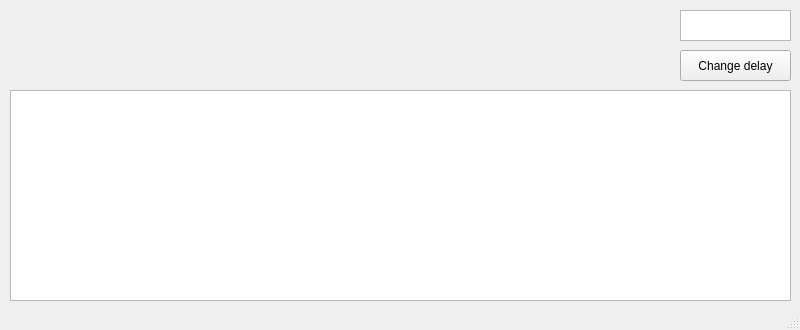
<?xml version="1.0" encoding="UTF-8"?>
<ui version="4.0">
 <class>MainWindow</class>
 <widget class="QMainWindow" name="MainWindow">
  <property name="geometry">
   <rect>
    <x>0</x>
    <y>0</y>
    <width>800</width>
    <height>330</height>
   </rect>
  </property>
  <property name="windowTitle">
   <string>MainWindow</string>
  </property>
  <widget class="QWidget" name="centralwidget">
   <widget class="QPushButton" name="Change_Delay">
    <property name="geometry">
     <rect>
      <x>680</x>
      <y>50</y>
      <width>111</width>
      <height>31</height>
     </rect>
    </property>
    <property name="text">
     <string>Change delay</string>
    </property>
   </widget>
   <widget class="QTextEdit" name="Text_Area">
    <property name="geometry">
     <rect>
      <x>10</x>
      <y>90</y>
      <width>781</width>
      <height>211</height>
     </rect>
    </property>
    <property name="html">
     <string>&lt;!DOCTYPE HTML PUBLIC &quot;-//W3C//DTD HTML 4.0//EN&quot; &quot;http://www.w3.org/TR/REC-html40/strict.dtd&quot;&gt;
&lt;html&gt;&lt;head&gt;&lt;meta name=&quot;qrichtext&quot; content=&quot;1&quot; /&gt;&lt;style type=&quot;text/css&quot;&gt;
p, li { white-space: pre-wrap; }
&lt;/style&gt;&lt;/head&gt;&lt;body style=&quot; font-family:'MS Shell Dlg 2'; font-size:8.25pt; font-weight:400; font-style:normal;&quot;&gt;
&lt;p style=&quot;-qt-paragraph-type:empty; margin-top:0px; margin-bottom:0px; margin-left:0px; margin-right:0px; -qt-block-indent:0; text-indent:0px;&quot;&gt;&lt;br /&gt;&lt;/p&gt;&lt;/body&gt;&lt;/html&gt;</string>
    </property>
   </widget>
   <widget class="QTextEdit" name="textEdit">
    <property name="geometry">
     <rect>
      <x>680</x>
      <y>10</y>
      <width>111</width>
      <height>31</height>
     </rect>
    </property>
    <property name="font">
     <font>
      <pointsize>13</pointsize>
     </font>
    </property>
   </widget>
  </widget>
  <widget class="QStatusBar" name="statusbar"/>
 </widget>
 <resources/>
 <connections/>
</ui>
